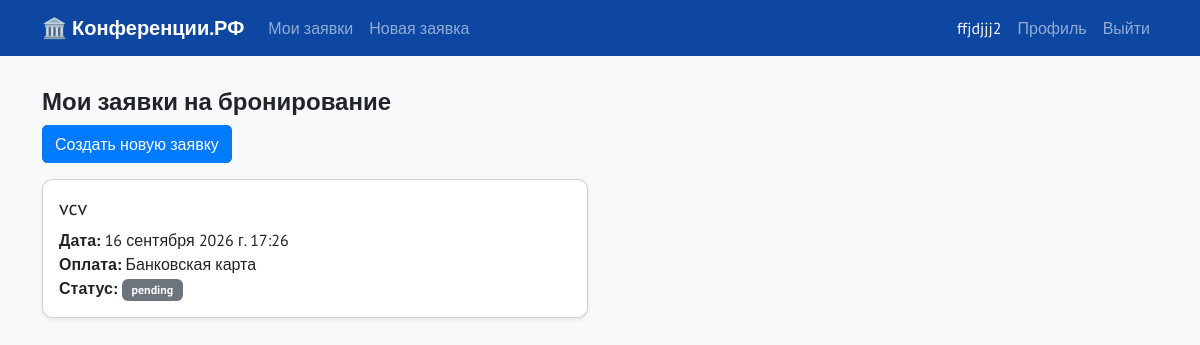
/bookings/ (signed in), run on an earlier commit of the app's database.
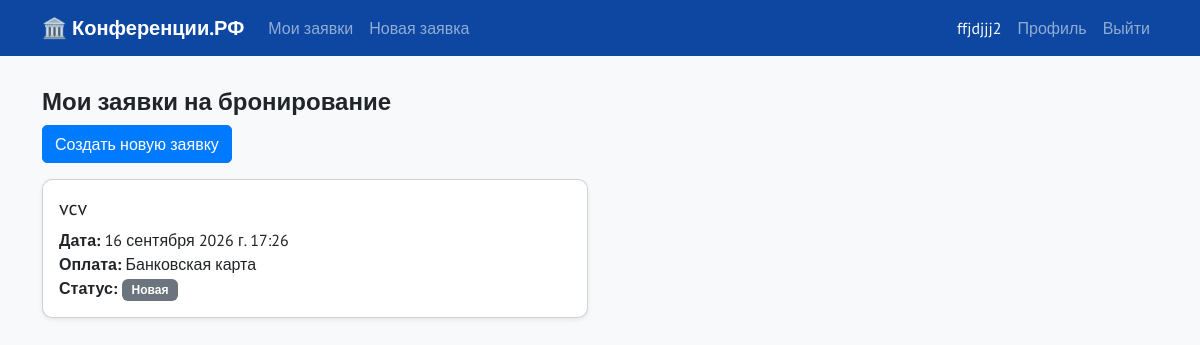
And on a later commit of the database.
### bookings/models.py (models this page shows, shortened)
class Booking(models.Model):
    STATUS_CHOICES = [
        ('new', 'Новая'),
        ('scheduled', 'Мероприятие назначено'),
        ('completed', 'Завершено'),
    ]
    PAYMENT_CHOICES = [
        ('cash', 'Наличные'),
        ('card', 'Банковская карта'),
        ('transfer', 'Безналичный расчет'),
    ]
    user = models.ForeignKey(
        settings.AUTH_USER_MODEL,
        on_delete=models.CASCADE,
        related_name='bookings'
    )
    room_name = models.CharField(max_length=255, verbose_name='Название помещения')
    conference_date = models.DateTimeField(verbose_name='Дата и время начала')
    payment_method = models.CharField(
        max_length=20,
        choices=PAYMENT_CHOICES,
        default='card',
        verbose_name='Способ оплаты'
    )
    status = models.CharField(
        max_length=20,
        choices=STATUS_CHOICES,
        default='new',
        verbose_name='Статус'
    )
    review = models.TextField(blank=True, null=True, verbose_name='Отзыв')
    created_at = models.DateTimeField(auto_now_add=True)

### bookings/views.py (the view, shortened to what this page needs)
# urls.py: path('', views.booking_list_view, name='booking_list'),
@login_required
def booking_list_view(request):
    bookings = Booking.objects.filter(user=request.user).order_by('-created_at')
    return render(request, 'bookings/booking_list.html', {'bookings': bookings})

### templates/bookings/booking_list.html (shortened to what this page needs)
{% extends 'base.html' %}
{% block content %}
<h2>Мои заявки на бронирование</h2>
<a href="{% url 'bookings:booking_form' %}" class="btn btn-primary mb-3">Создать новую заявку</a>
<div class="row">
    {% for booking in bookings %}
    <div class="col-md-6 mb-3">
        <div class="card shadow-sm">
            <div class="card-body">
                <h5 class="card-title">{{ booking.room_name }}</h5>
                <p class="card-text">
                    <strong>Дата:</strong> {{ booking.conference_date }}<br>
                    <strong>Оплата:</strong> {{ booking.get_payment_method_display }}<br>
                    <strong>Статус:</strong> <span class="badge bg-secondary">{{ booking.get_status_display }}</span>
                </p>
            </div>
        </div>
    </div>
    {% empty %}
    <p>У вас пока нет заявок.</p>
    {% endfor %}
</div>
{% endblock %}

What changed in the data, as far as the page shows it:
changed Booking "vcv": status "pending" → "Новая"
